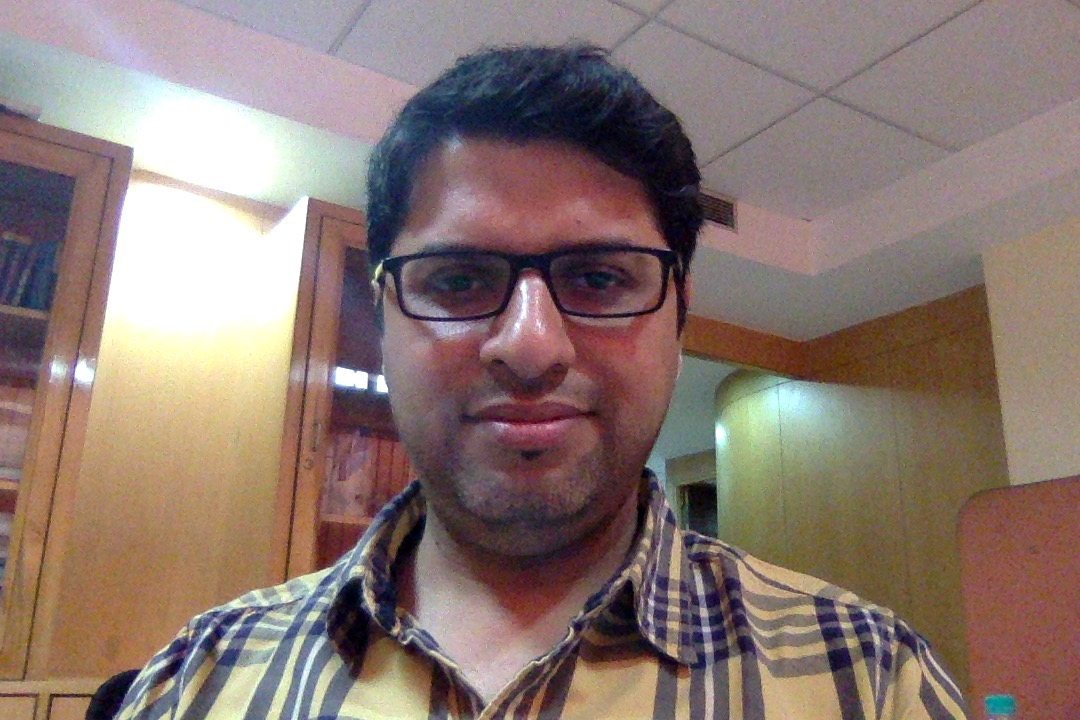
#> input picture data/training_image.jpg, 1080 x 720 px
$ jupyter execute image_orb.ipynb   (shell and % lines are left out)
#> lines starting #> are read from the running program, lines starting #| are printed output that depends on the picture
[cell 1]
import cv2
import matplotlib.pyplot as plt
plt.rcParams['figure.figsize'] = [20,10]
print('OpenCV version: ', cv2.__version__)

[cell 2]
training_image_path = './data/training_image.jpg'
test_image_path = './data/test_image.jpg'
test_video_path = './data/test_video.mp4'

[cell 3]
image = cv2.imread(training_image_path)
#> image is the input picture: shape (720, 1080, 3); mean B, G, R 113, 119.6, 137.9

# Convert the training image to RGB
training_image = cv2.cvtColor(image, cv2.COLOR_BGR2RGB)
plt.subplot(121)
plt.title('training_image')
plt.imshow(training_image)

training_gray = cv2.cvtColor(image, cv2.COLOR_BGR2GRAY)
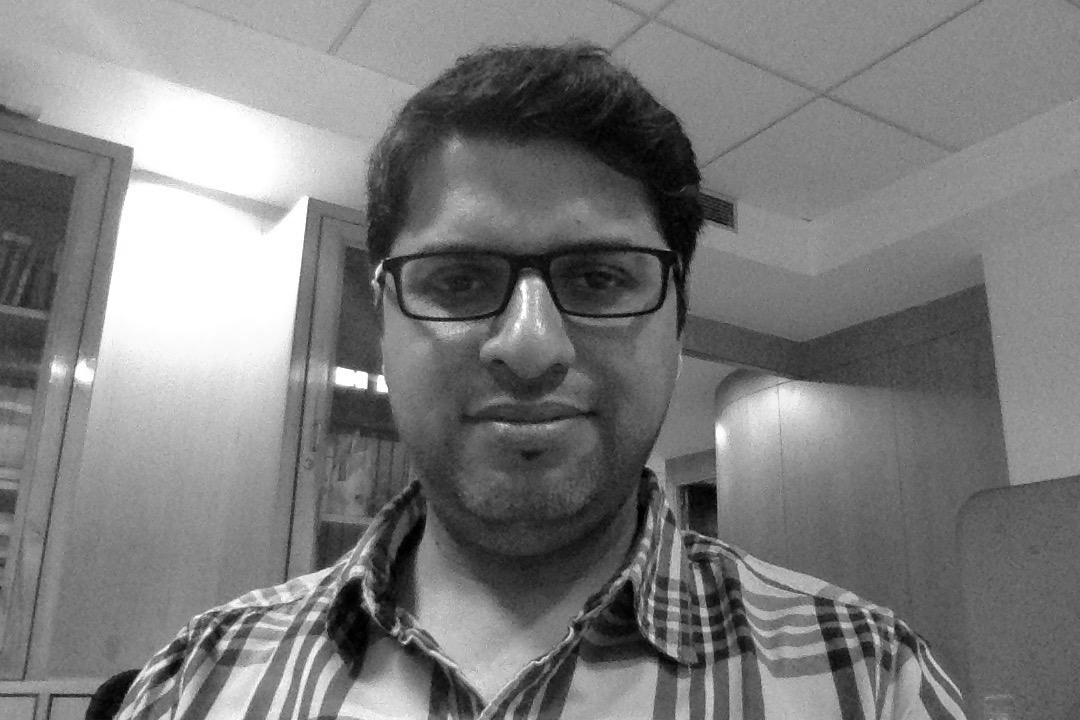
#> training_gray: shape (720, 1080); min 0, max 255, mean 124.3
plt.subplot(122)
plt.title('training_gray')
plt.imshow(training_gray)
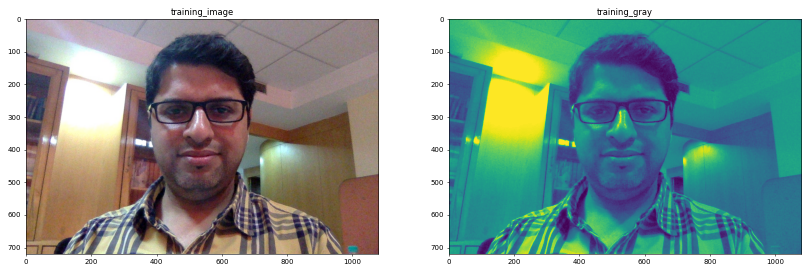
#> figure drawn by matplotlib, 2 panels

[cell 4]
import copy

orb = cv2.ORB_create(200, 2.0)
keypoints, descriptor = orb.detectAndCompute(training_gray, None)
#> keypoints = 188 keypoints; strongest (x, y, size): (380, 384, 124), (356, 384, 124), (382, 390, 62), (520, 280, 248)

keyp_without_size = copy.copy(training_image)
keyp_with_size = copy.copy(training_image)

cv2.drawKeypoints(training_image, keypoints, keyp_without_size, color=(0, 255, 0))
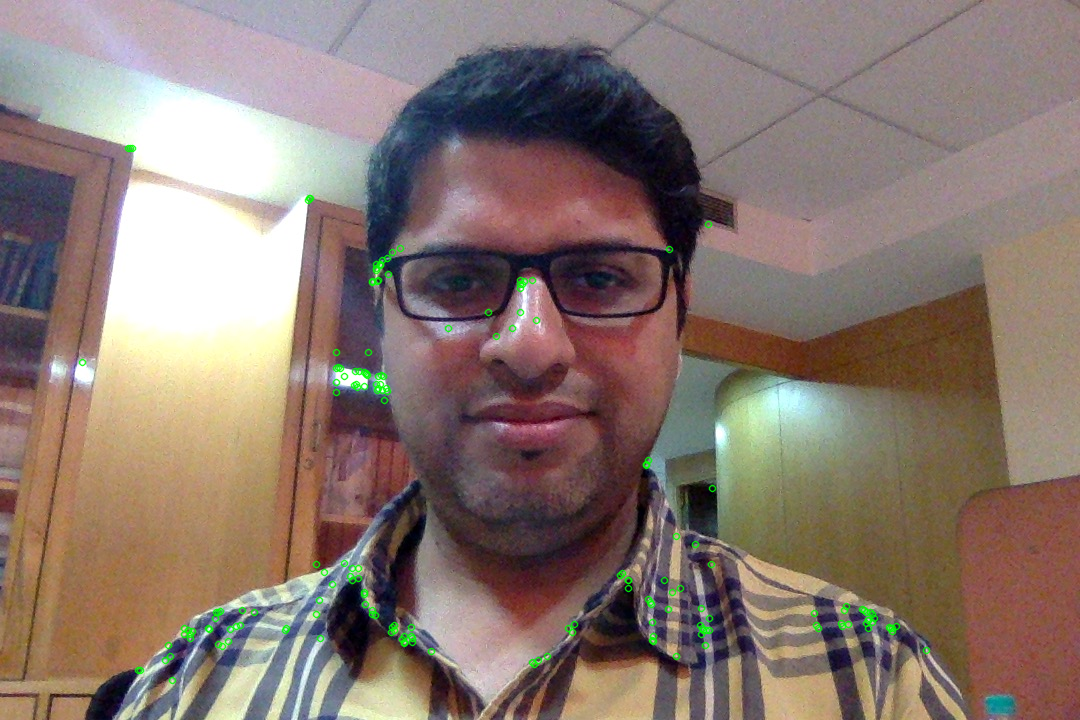
#> keyp_without_size: shape (720, 1080, 3); mean R, G, B 137.3, 120.1, 112.3
cv2.drawKeypoints(training_image, keypoints, keyp_with_size, flags = cv2.DRAW_MATCHES_FLAGS_DRAW_RICH_KEYPOINTS)
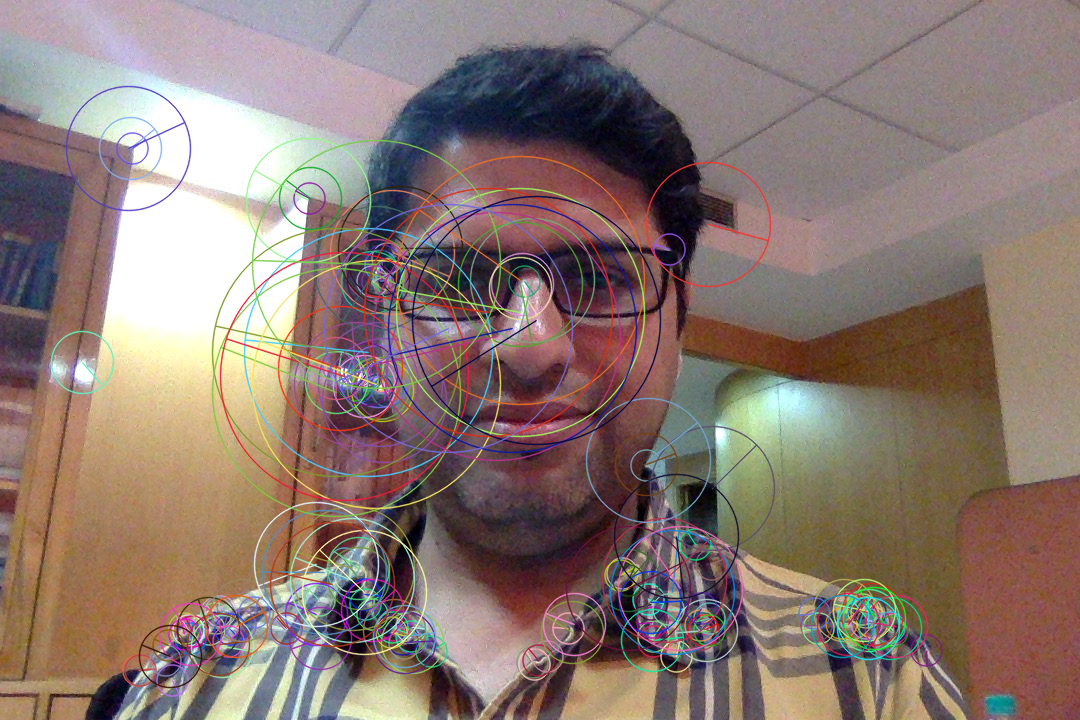
#> keyp_with_size: shape (720, 1080, 3); mean R, G, B 138.9, 120.8, 114

plt.subplot(121)
plt.title('keypoints without size')
plt.imshow(keyp_without_size)

plt.subplot(122)
plt.title('Keypoints with size')
plt.imshow(keyp_with_size)

print('Number of keypoints detected: ', len(keypoints))
#| Number of keypoints detected:  188

[cell 5]
training_image = cv2.imread(training_image_path)
training_image = cv2.cvtColor(training_image, cv2.COLOR_BGR2GRAY)

query_image = cv2.imread(test_image_path)
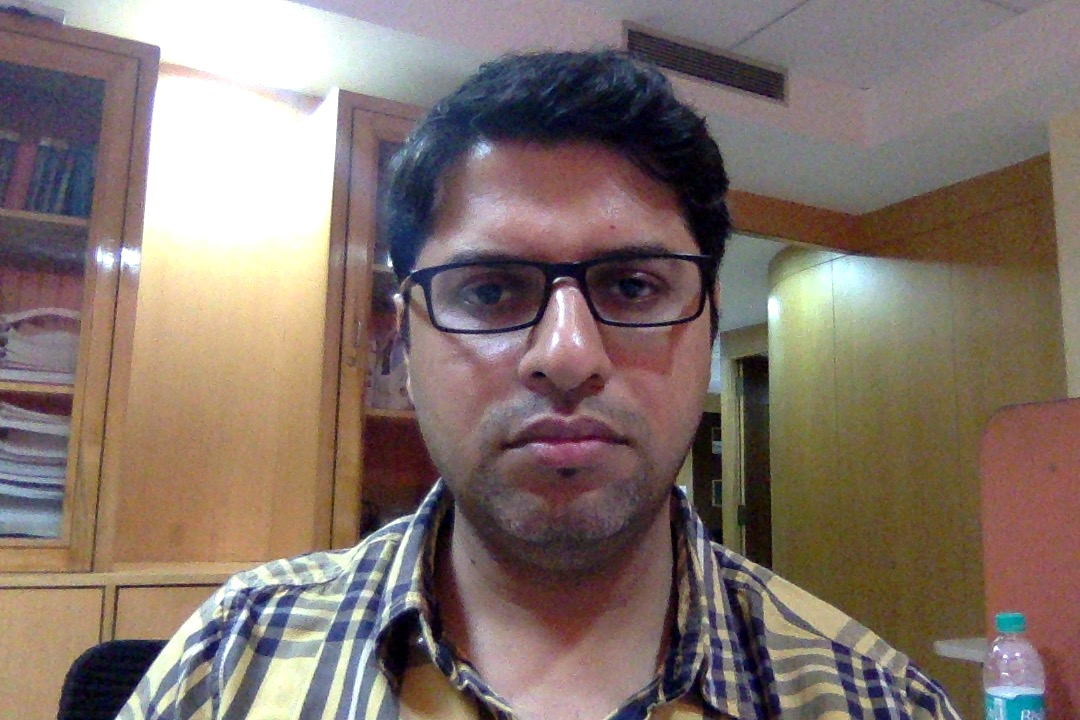
#> input picture data/test_image.jpg, 1080 x 720 px
#> query_image is the input picture: shape (720, 1080, 3); mean B, G, R 108.5, 115.4, 130.9
query_image = cv2.cvtColor(query_image, cv2.COLOR_BGR2GRAY)
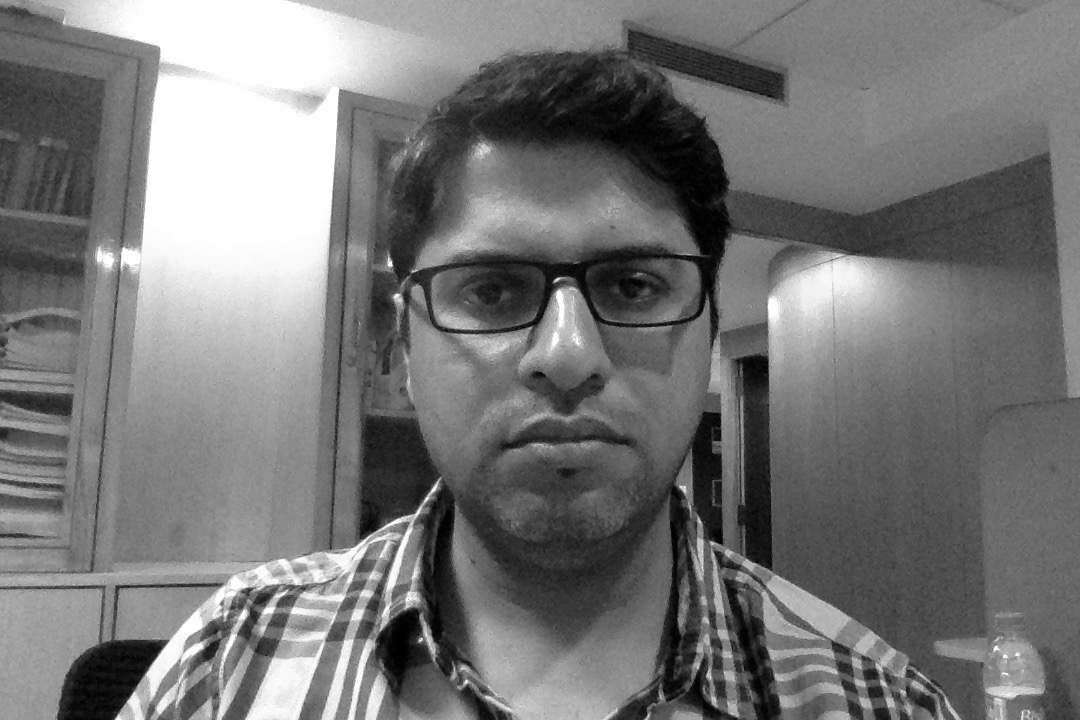
#> query_image: shape (720, 1080); min 0, max 255, mean 119.3

orb = cv2.ORB_create(200, 2.0)

kp_train, des_train = orb.detectAndCompute(training_image, None)
#> kp_train has the same summary as keypoints
kp_query, des_query = orb.detectAndCompute(query_image, None)
#> kp_query = 188 keypoints; strongest (x, y, size): (560, 296, 248), (391, 265, 31), (419, 640, 31), (421, 640, 31)

bf = cv2.BFMatcher(cv2.NORM_HAMMING, crossCheck = True)

matches = bf.match(des_train, des_query)
#> matches = 58 matches
print('Matches: ',len(matches))
#| Matches:  58

matches = sorted(matches, key = lambda x: x.distance)

result = cv2.drawMatches(training_image, kp_train, query_image, kp_query, matches[:200], query_image, flags = 2)
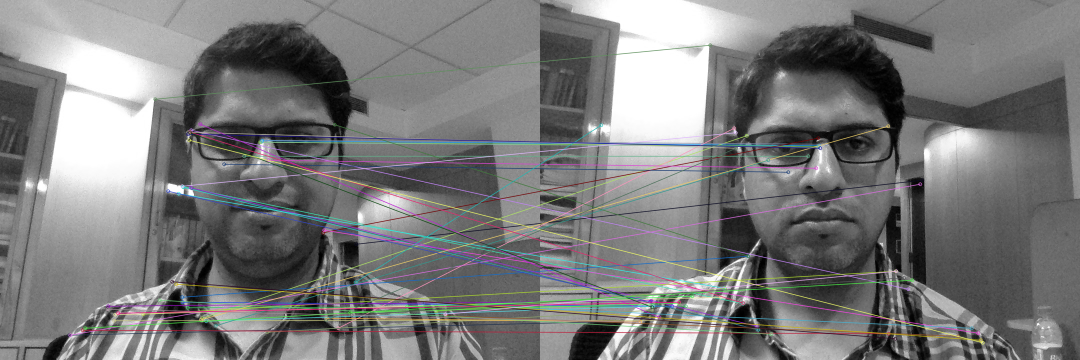
#> result: shape (720, 2160, 3) (shown at 1/2 size); mean of channels 0, 1, 2 122.8, 122.6, 122.6; drawn as B, G, R

# Display the best matching points
plt.title('Best Matching Points')
plt.imshow(result)
plt.show()
